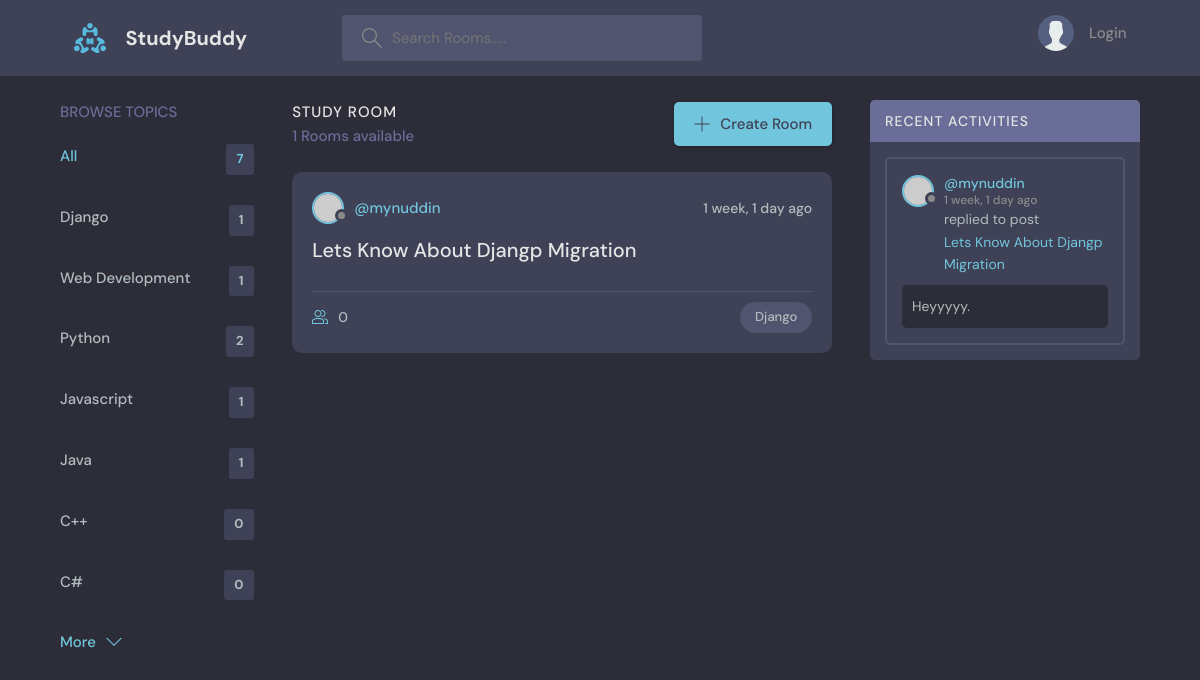
Screenshot of /?q=Django with the database file from the repository.
### Base/models.py (models this page shows, shortened)
class Topic(models.Model):
    name = models.CharField(max_length=200)

class Room(models.Model):
    host = models.ForeignKey(User , on_delete=models.SET_NULL , null=True)
    topic = models.ForeignKey(Topic , on_delete=models.SET_NULL , null=True )
    name = models.CharField(max_length=200)
    description = models.TextField(null=True, blank=True)
    participants = models.ManyToManyField(User , related_name='participants' , blank=True)
    updated = models.DateTimeField(auto_now=True)
    created = models.DateTimeField(auto_now_add=True)
    class Meta:
        ordering = ['-updated' , '-created']
    def __str__(self):
        return self.name

class Message(models.Model):
    user = models.ForeignKey(User , on_delete=models.CASCADE) # Casecade means if the user is deleted then the message will also be deleted from
    body_value = models.TextField()
    room = models.ForeignKey(Room , on_delete=models.CASCADE)
    updated = models.DateTimeField(auto_now=True)
    created = models.DateTimeField(auto_now_add=True)
    class Meta:
            ordering = ['-updated' , '-created']

### Base/views.py (the view)
# urls.py: path('', views.home, name='home'),
def home(request):
    q = request.GET.get('q') if request.GET.get('q') != None else ''
    ROOMS = Room.objects.filter(
        Q(topic__name__icontains=q) |
        Q(name__icontains=q) |
        Q(description__icontains=q)
        )
    topics = Topic.objects.all()
    room_count = ROOMS.count()
    room_messages = Message.objects.filter(Q(room__topic__name__icontains=q) | Q(room__name__icontains=q) | Q(user__username__icontains=q))
    context = {'ROOMS': ROOMS , 'topics': topics , 'room_count': room_count , 'room_messages': room_messages}
    return render(request, 'Base/home.html' , context)

### Base/Templates/Base/home.html (shortened to what this page needs)
{% extends 'main.html' %} {% block content %}
<main class="layout layout--3">
	<div class="container">
		{% include 'Base/topic_component.html' %}
		<div class="roomList">
			<div class="roomList__header">
				<div>
					<h2>Study Room</h2>
					<p>{{room_count}} Rooms available</p>
				</div>
				<a class="btn btn--main" href="{% url 'create-room' %}">
					<svg
						version="1.1"
						xmlns="http://www.w3.org/2000/svg"
						width="32"
						height="32"
						viewBox="0 0 32 32"
					>
						<title>add</title>
						<path
							d="M16.943 0.943h-1.885v14.115h-14.115v1.885h14.115v14.115h1.885v-14.115h14.115v-1.885h-14.115v-14.115z"
						></path>
					</svg>
					Create Room
				</a>
			</div>
			{% include 'Base/feed_component.html' %}
		</div>
		{% include 'Base/activity_component.html' %}
	</div>
</main>
{% endblock %}

### Base/Templates/Base/topic_component.html
<div class="topics">
	<div class="topics__header">
		<h2>Browse Topics</h2>
	</div>
	<ul class="topics__list">
		<li>
			<a href="{% url 'home' %}" class="active">All <span>{{topics.count}}</span></a>
		</li>
		{% for topic in topics %}
		<li>
			<a href="{% url 'home' %}?q={{topic.name}}">{{topic.name}} <span>{{topic.room_set.all.count}}</span></a>
		</li>
		{% endfor %}
	</ul>
	<a class="btn btn--link" href="topics.html">
		More
		<svg
			version="1.1"
			xmlns="http://www.w3.org/2000/svg"
			width="32"
			height="32"
			viewBox="0 0 32 32"
		>
			<title>chevron-down</title>
			<path d="M16 21l-13-13h-3l16 16 16-16h-3l-13 13z"></path>
		</svg>
	</a>
</div>

### Base/Templates/Base/feed_component.html (shortened to what this page needs)
{% for ROOM in ROOMS %}
<div class="roomListRoom">
	<div class="roomListRoom__header">
		<a href="{% url 'profile' ROOM.host.id %}" class="roomListRoom__author">
			<div class="avatar avatar--small">
				<img src="https://randomuser.me/api/portraits/women/11.jpg" />
			</div>
			<span>@{{ROOM.host.username}}</span>
		</a>
		<div class="roomListRoom__actions">
			<span>{{ROOM.created|timesince}} ago</span>
		</div>
	</div>
	<div class="roomListRoom__content">
		<a href="{% url 'rooms' ROOM.id %}">{{ROOM.name}}</a>
	</div>
	<div class="roomListRoom__meta">
		<a href="{% url 'rooms' ROOM.id %}" class="roomListRoom__joined">
			{{ROOM.participants.all.count}}
		</a>
		<p class="roomListRoom__topic">{{ROOM.topic.name}}</p>
	</div>
</div>
{% endfor %}

### Base/Templates/Base/activity_component.html (shortened to what this page needs)
<div class="activities">
	<div class="activities__header">
		<h2>Recent Activities</h2>
	</div>
	{% for message in room_messages %}
	<div class="activities__box">
		<div class="activities__boxHeader roomListRoom__header">
			<a
				href="{% url 'profile' message.user.id %}"
				class="roomListRoom__author"
			>
				<div class="avatar avatar--small">
					<img src="https://randomuser.me/api/portraits/women/11.jpg" />
				</div>
				<p>
					@{{message.user}}
					<span>{{message.created|timesince}} ago</span>
				</p>
			</a>
		</div>
		<div class="activities__boxContent">
			<p>
				<span> replied to post </span>
				<a href="{% url 'rooms' message.room.id %}">{{message.room}}</a>
			</p>
			<div class="activities__boxRoomContent">
				{{message.body_value}}.
			</div>
		</div>
	</div>
	{% endfor %}
</div>

### rows the page displays
Topic: name "Django", room_set.all.count "1"
Topic: name "Web Development", room_set.all.count "1"
Topic: name "Python", room_set.all.count "2"
Topic: name "Javascript", room_set.all.count "1"
Topic: name "Java", room_set.all.count "1"
Topic: name "C++", room_set.all.count "0"
Topic: name "C#", room_set.all.count "0"
Room: host.username "mynuddin", created "1 week, 1 day", name "Lets Know About Djangp Migration", participants.all.count "0", topic.name "Django"
Message: user "mynuddin", created "1 week, 1 day", room "Lets Know About Djangp Migration", body_value "Heyyyyy"

### other values shown
{{ topics.count }} "7"
{{ room_count }} "1"
